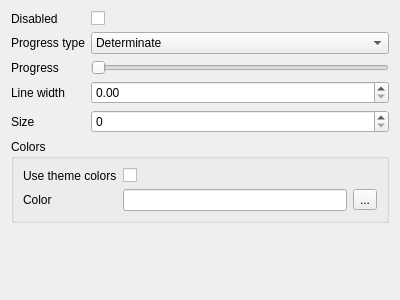
<?xml version="1.0" encoding="UTF-8"?>
<ui version="4.0">
 <class>CircularProgressSettingsForm</class>
 <widget class="QWidget" name="CircularProgressSettingsForm">
  <property name="geometry">
   <rect>
    <x>0</x>
    <y>0</y>
    <width>400</width>
    <height>300</height>
   </rect>
  </property>
  <property name="windowTitle">
   <string>Form</string>
  </property>
  <layout class="QVBoxLayout" name="verticalLayout">
   <item>
    <layout class="QFormLayout" name="formLayout">
     <item row="0" column="0">
      <widget class="QLabel" name="disabledLabel">
       <property name="text">
        <string>Disabled</string>
       </property>
      </widget>
     </item>
     <item row="0" column="1">
      <widget class="QCheckBox" name="disabledCheckBox"/>
     </item>
     <item row="1" column="0">
      <widget class="QLabel" name="progressTypeLabel">
       <property name="text">
        <string>Progress type</string>
       </property>
      </widget>
     </item>
     <item row="1" column="1">
      <widget class="QComboBox" name="progressTypeComboBox">
       <item>
        <property name="text">
         <string>Determinate</string>
        </property>
       </item>
       <item>
        <property name="text">
         <string>Indeterminate</string>
        </property>
       </item>
      </widget>
     </item>
     <item row="2" column="0">
      <widget class="QLabel" name="progressLabel">
       <property name="text">
        <string>Progress</string>
       </property>
      </widget>
     </item>
     <item row="2" column="1">
      <widget class="QSlider" name="progressSlider">
       <property name="orientation">
        <enum>Qt::Horizontal</enum>
       </property>
      </widget>
     </item>
     <item row="3" column="0">
      <widget class="QLabel" name="lineWidthLabel">
       <property name="text">
        <string>Line width</string>
       </property>
      </widget>
     </item>
     <item row="3" column="1">
      <widget class="QDoubleSpinBox" name="lineWidthDoubleSpinBox"/>
     </item>
     <item row="4" column="0">
      <widget class="QLabel" name="sizeLabel">
       <property name="text">
        <string>Size</string>
       </property>
      </widget>
     </item>
     <item row="4" column="1">
      <widget class="QSpinBox" name="sizeSpinBox"/>
     </item>
     <item row="5" column="0" colspan="2">
      <widget class="QGroupBox" name="groupBox">
       <property name="title">
        <string>Colors</string>
       </property>
       <layout class="QFormLayout" name="formLayout_2">
        <item row="0" column="0">
         <widget class="QLabel" name="useThemeColorsLabel">
          <property name="text">
           <string>Use theme colors</string>
          </property>
         </widget>
        </item>
        <item row="0" column="1">
         <widget class="QCheckBox" name="useThemeColorsCheckBox"/>
        </item>
        <item row="1" column="0">
         <widget class="QLabel" name="colorLabel">
          <property name="text">
           <string>Color</string>
          </property>
         </widget>
        </item>
        <item row="1" column="1">
         <layout class="QHBoxLayout" name="horizontalLayout">
          <item>
           <widget class="QLineEdit" name="colorLineEdit">
            <property name="readOnly">
             <bool>true</bool>
            </property>
           </widget>
          </item>
          <item>
           <widget class="QToolButton" name="colorToolButton">
            <property name="text">
             <string>...</string>
            </property>
           </widget>
          </item>
         </layout>
        </item>
       </layout>
      </widget>
     </item>
    </layout>
   </item>
  </layout>
 </widget>
 <resources/>
 <connections/>
</ui>
